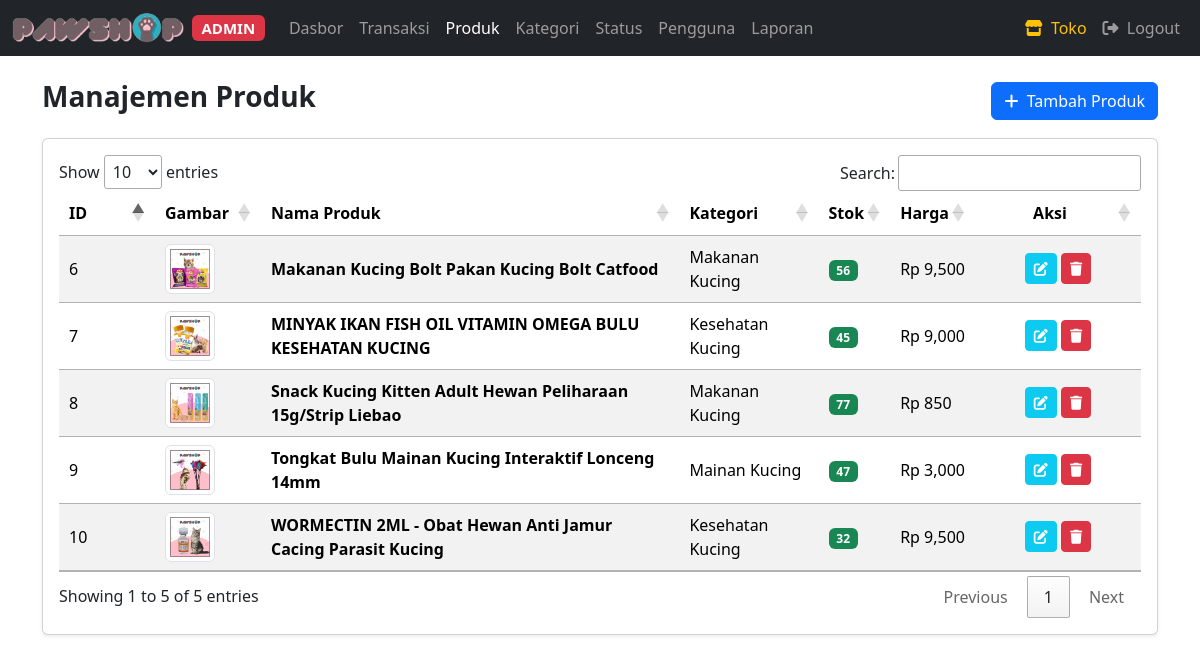
/admin/products.php (signed in), run on the app's committed database.
### tables this page shows
CREATE TABLE IF NOT EXISTS `produk` (
  `id` int(11) NOT NULL AUTO_INCREMENT,
  `gambar` varchar(255) NOT NULL DEFAULT 'x.jpg',
  `nama_produk` varchar(255) NOT NULL,
  `category_id` int(11) NOT NULL,
  `stok` int(11) NOT NULL DEFAULT 0,
  `harga` int(11) NOT NULL DEFAULT 0,
  `detail` text DEFAULT NULL,
  PRIMARY KEY (`id`),
  KEY `category_id` (`category_id`)
);

CREATE TABLE IF NOT EXISTS `kategori` (
  `id` int(11) NOT NULL AUTO_INCREMENT,
  `name` varchar(50) NOT NULL,
  PRIMARY KEY (`id`)
);

### admin/products.php (the view, shortened to what this page needs)
<?php
require_once __DIR__ . '/../config/database.php';
?>
<!doctype html>
<html lang="en">
<head>
  <link href="<?= BASE_URL ?>assets/css/bootstrap.min.css" rel="stylesheet">
  <link rel="stylesheet" href="<?= BASE_URL ?>assets/css/datatables.min.css">
</head>
<body>
  <?php include __DIR__ . '/../includes/admin-navbar.php'; ?>
  <div class="container mt-4 mb-5">
    <div class="d-flex justify-content-between align-items-center mb-3">
      <h3 class="fw-bold">Manajemen Produk</h3>
      <button type="button" class="btn btn-primary" data-bs-toggle="modal" data-bs-target="#newProduct">
        <i class="fa-solid fa-plus me-1"></i> Tambah Produk
      </button>
    </div>
    <div class="card shadow-sm">
      <div class="card-body">
        <div class="table-responsive">
          <table class="table table-striped table-hover align-middle" id="productsDataTables">
            <thead>
              <tr>
                <th style="width: 60px;">ID</th>
                <th style="width: 70px;">Gambar</th>
                <th>Nama Produk</th>
                <th>Kategori</th>
                <th>Stok</th>
                <th>Harga</th>
                <th style="width: 130px;" class="text-center">Aksi</th>
              </tr>
            </thead>
            <tbody>
              <?php
              $fetch = "SELECT p.id, p.gambar, p.nama_produk, c.name AS category_name, p.stok, p.harga, p.detail
                        FROM produk p
                        LEFT JOIN kategori c ON p.category_id=c.id
                        ORDER BY p.id DESC";
              $res = mysqli_query($conn, $fetch);
              if ($res && mysqli_num_rows($res) > 0) {
                while ($row = mysqli_fetch_assoc($res)) {
              ?>
                  <tr>
                    <td><?= $row['id']; ?></td>
                    <td>
                      <img src="<?= BASE_URL ?>assets/images/<?= htmlspecialchars($row['gambar']) ?>" class="img-thumbnail" style="width: 50px; height: 50px; object-fit: contain;">
                    </td>
                    <td class="fw-semibold"><?= htmlspecialchars($row['nama_produk']); ?></td>
                    <td><?= htmlspecialchars($row['category_name'] ?? '-'); ?></td>
                    <td>
                      <span class="badge <?= ($row['stok'] < 20) ? 'bg-danger' : 'bg-success' ?>">
                        <?= $row['stok']; ?>
                      </span>
                    </td>
                    <td>Rp <?= number_format($row['harga']); ?></td>
                    <td class="text-center">
                      <button type="button" class="btn btn-sm btn-info text-white" data-bs-toggle="modal" data-bs-target="#editProduct" data-id="<?= $row['id']; ?>">
                        <i class="fa-solid fa-pen-to-square"></i>
                      </button>
                      <button type="button" class="btn btn-sm btn-danger" data-bs-toggle="modal" data-bs-target="#deleteProduct" data-id="<?= $row['id']; ?>">
                        <i class="fa-solid fa-trash"></i>
                      </button>
                    </td>
                  </tr>
              <?php
                }
              }
              ?>
            </tbody>
          </table>
        </div>
      </div>
    </div>
  </div>
</body>
</html>

### data on the page
produk: id "10", gambar (picture), nama_produk "WORMECTIN 2ML - Obat Hewan Anti Jamur Cacing Parasit Kucing", kategori.name "Kesehatan Kucing", stok "32", harga "9,500"
produk: id "9", gambar (picture), nama_produk "Tongkat Bulu Mainan Kucing Interaktif Lonceng 14mm", kategori.name "Mainan Kucing", stok "47", harga "3,000"
produk: id "8", gambar (picture), nama_produk "Snack Kucing Kitten Adult Hewan Peliharaan 15g/Strip Liebao", kategori.name "Makanan Kucing", stok "77", harga "850"
produk: id "7", gambar (picture), nama_produk "MINYAK IKAN FISH OIL VITAMIN OMEGA BULU KESEHATAN KUCING", kategori.name "Kesehatan Kucing", stok "45", harga "9,000"
produk: id "6", gambar (picture), nama_produk "Makanan Kucing Bolt Pakan Kucing Bolt Catfood", kategori.name "Makanan Kucing", stok "56", harga "9,500"
